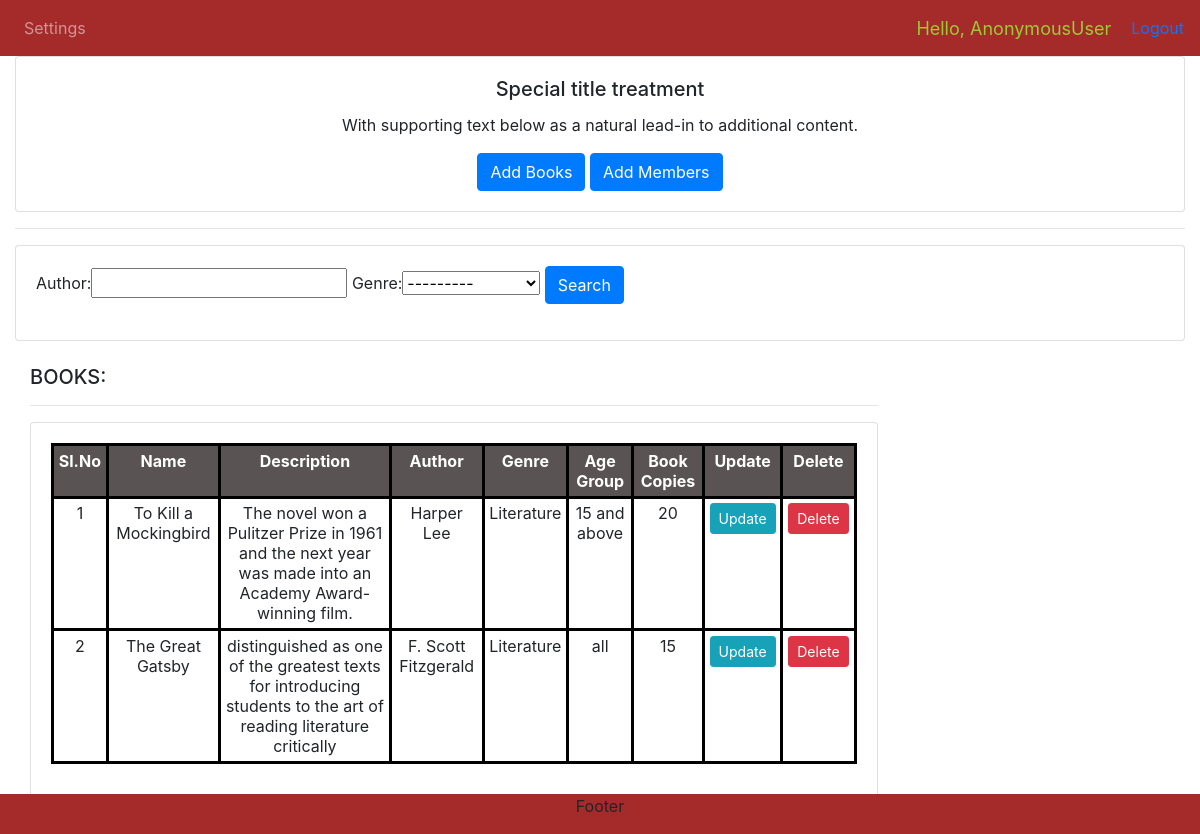
/book/, run on the app's committed database.
### library/models.py (models this page shows, shortened)
class Book(models.Model):
    GENRE = (
            ('Science Fiction', 'Science Fiction'),
            ('Thriller', 'Thriller'),
            ('Biography', 'Biography'),
            ('Fable', 'Fable'),
            ('Literature', 'Literature'),
            ('History', 'History'),
    )
    name = models.CharField(max_length=200, null=True)
    description = models.CharField(max_length=200, null=True)
    author = models.CharField(max_length=200, null=True)
    genre = models.CharField(max_length=200, null=True, choices=GENRE)
    ageGroup = models.CharField(max_length=200, null=True)
    bookCopies = models.CharField(max_length=200, null=True)
    date_published = models.DateTimeField(
        auto_now=True, max_length=200, null=True)
    date_of_keeping = models.DateTimeField(
        auto_now=True, max_length=200, null=True)

### library/views.py (the view)
# urls.py: path('book/', views.displayBooks, name="book"),
def displayBooks(request):
    books = Book.objects.all()
    myFilter = BookFilter(request.GET, queryset=books)
    books = myFilter.qs
    context = {'books': books, 'myFilter': myFilter}
    return render(request, 'library/book.html', context)

### library/templates/library/book.html
{% extends 'library/main.html' %}
{% block content %}
<div class="card text-center">
    <div class="card-body">
      <h5 class="card-title">Special title treatment</h5>
      <p class="card-text">With supporting text below as a natural lead-in to additional content.</p>
      <a href="{% url 'create_book' %}" class="btn btn-primary">Add Books</a>
      <a href="{% url 'create_member' %}" class="btn btn-primary">Add Members</a>
    </div>
</div>
<hr>
<div class="row">
	<div class="col">
		<div class="card card-body">
			<form method="get">
                {{myFilter.form}}
		    <button class="btn btn-primary" type="submit">Search</button>
		  </form>
		</div>
	</div>
</div>
<br>
<div class="col-md-9">
    <h5>BOOKS:</h5>
    <hr>
    <div class="card card-body">
        <table class="table table-sm">
          <tr>
            <th>Sl.No</th>
            <th>Name</th>
            <th>Description</th>
            <th>Author</th>
            <th>Genre</th>
            <th>Age Group</th>
            <th>Book Copies</th>
            <th>Update</th>
            <th>Delete</th>
          </tr>
         {% for book in books %}
         <tr>
             <td>{{book.id}}</td>
             <td>{{book.name}}</td>
             <td>{{book.description}}</td>
             <td>{{book.author}}</td>
             <td>{{book.genre}}</td>
             <td>{{book.ageGroup}}</td>
             <td>{{book.bookCopies}}</td>
             <td><a class="btn btn-sm btn-info"
                href="{% url 'update_book' book.id %}">Update</a></td>
             <td><a class="btn btn-sm btn-danger"
                href="{% url 'delete_book' book.id %}">Delete</a></td>
         </tr>
         {% endfor %}
        </table>
    </div>
</div>
{% endblock %}

### static/css/main.css (style rules this page uses)
table, td, th { border: 3px solid black; padding: 0.5rem; }
td, th { text-align: center; background-color: white; }
th { background-color: rgb(90, 83, 83); color: white; }
body { background-color: white; }

### data on the page
Book: id "1", name "To Kill a Mockingbird", description "The novel won a Pulitzer Prize in 1961 and the next year was made into an Academy Award-winning film.", author "Harper Lee", genre "Literature", ageGroup "15 and above", bookCopies "20"
Book: id "2", name "The Great Gatsby", description "distinguished as one of the greatest texts for introducing students to the art of reading literature critically", author "F. Scott Fitzgerald", genre "Literature", ageGroup "all", bookCopies "15"

### other printed values
{{ request.user }} "AnonymousUser"
